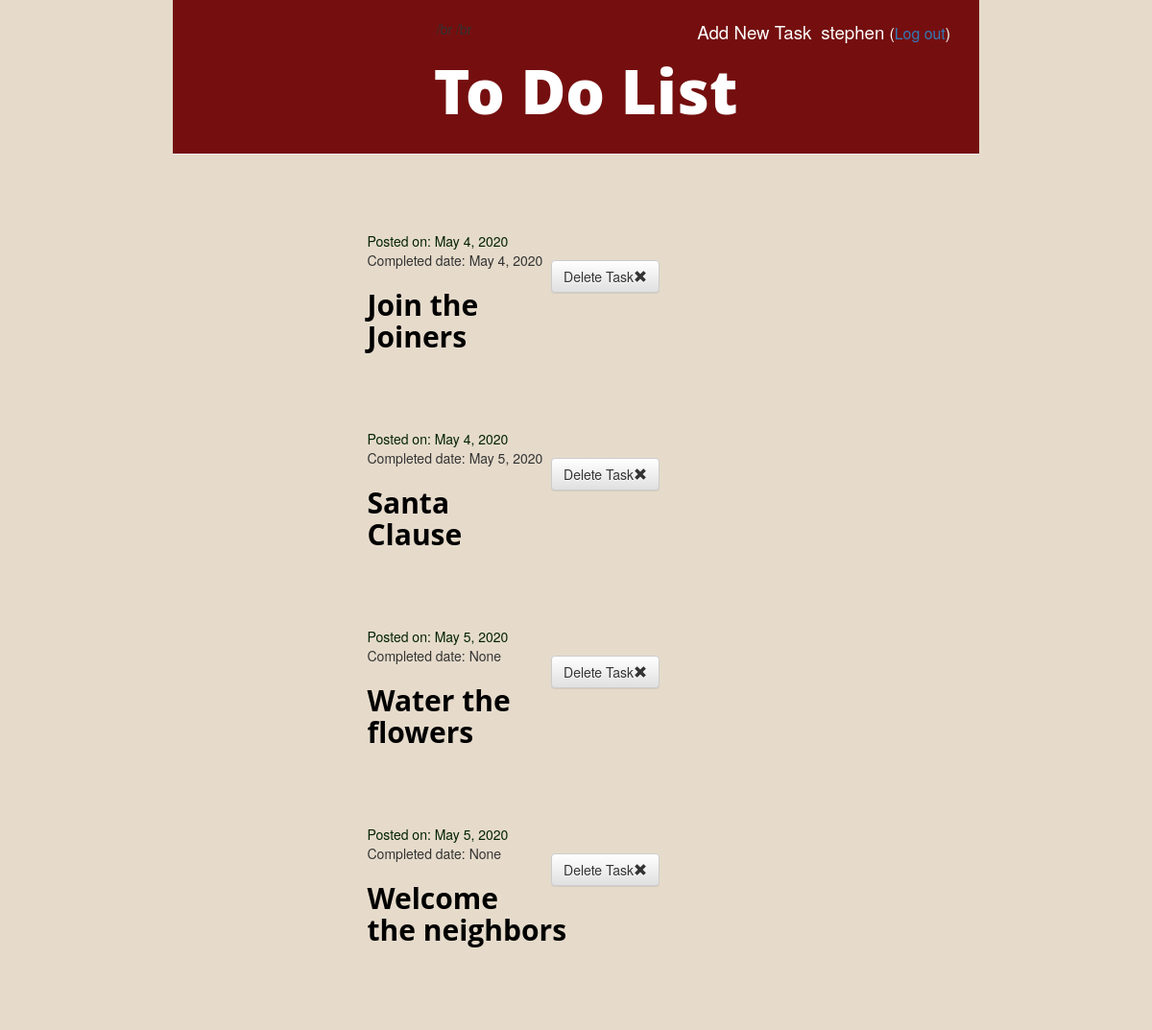
The app's page / (signed in) with its own data.
### todoapp/models.py (models this page shows, shortened)
class Task(models.Model):
    posted_by = models.ForeignKey(settings.AUTH_USER_MODEL, on_delete=models.CASCADE, null=True)
    task_title = models.CharField(max_length=100)
    task_text = models.TextField()
    posted_date = models.DateField(default=timezone.now)
    checkbox = models.BooleanField(default=False)
    completed_date = models.DateField(blank=True, null=True)

### todoapp/views.py (the view)
# urls.py: path('', views.task_list, name='task_list'),
def task_list(request):
    tasks = Task.objects.filter(posted_date__lte=timezone.now()).order_by('posted_date')
    return render(request, 'todoapp/task_list.html', {'tasks': tasks})

### todoapp/templates/todoapp/task_list.html
{% extends 'todoapp/base.html' %}
{% block content %}
{% for task in tasks %}
<div class='task-container'>
    <div class="task">
        {% if user.is_authenticated %}
        <a class="btn btn-default" id='delete-button' href="{% url 'task_delete' pk=task.pk %}">Delete Task<span class="glyphicon glyphicon-remove"></span></a>
        {% endif %}
        <div class="date">Posted on: {{ task.posted_date }}</div>
        <p>Completed date: {{ task.completed_date }}</p>
        <h2><a href="{% url 'task_detail' pk=task.pk %}">{{ task.task_title }}</a></h2>
    </div>
</div>
{% endfor %}
{% endblock %}

### todoapp/templates/todoapp/base.html (shortened to what this page needs)
{% load static %}
<!DOCTYPE html>
<html lang="en">
    <head>
        <link rel="stylesheet" href="//maxcdn.bootstrapcdn.com/bootstrap/3.2.0/css/bootstrap.min.css">
        <link rel="stylesheet" href="//maxcdn.bootstrapcdn.com/bootstrap/3.2.0/css/bootstrap-theme.min.css">
        <link rel="stylesheet" href="{% static 'css/todo.css' %}">
    </head>
    <body>
        <div class="page-header">
            {% if user.is_authenticated %}
                <p class="top-menu">{{ user.username }} <small>(<a href="{% url 'logout' %}">Log out</a>)</small></p>
                <a href="{% url 'task_new' %}" class="top-menu"><span>Add New Task</span></a>
            {% else %}
                <a href="{% url 'login' %}" class="top-menu new-task">Login <span class="glyphicon glyphicon-lock"></span></a>
            {% endif %}
            <h1><a href="/">To Do List</a></h1>
        </div>
        <div class="content-container">
            <div class="row">
                {% block content %}
                {% endblock %}
                </div>
            </div>
    </body>
</html>

### todoapp/static/css/todo.css (style rules this page uses)
h1 a, h2 a { color: rgb(68, 41, 22); }
body { padding-left: 180px; padding-right: 180px; background-color: rgb(230, 219, 203); }
.page-header { background-color: rgb(117, 15, 15); margin-top: 0; padding: 20px 20px 20px 40px; text-align: center; }
.page-header h1, .page-header h1 a, .page-header h1 a:visited, .page-header h1 a:active { color: #ffffff; font-size: 48pt; font-weight: 900; text-decoration: none; }
.content-container { margin-top: 30px; margin-bottom: 30px; }
h1, h2, h3, h4 { font-family: 'Open Sans'; font-weight: bold; }
.date { color: #032205; }
.task-container { padding-top: 20px; padding-bottom: 20px; padding-left: 25%; padding-right: 40%; margin-top: 30px; margin-bottom: 30px; border-top: black; border-bottom: black; border-color: black; }
.top-menu, .top-menu:hover, .top-menu:visited { color: #ffffff; float: right; font-size: 14pt; margin-right: 10px; align-self: flex-end; }
.task { size: inherit; align-self: flex-start; border-top: black; border-bottom: black; }
.task h2 a, .task h2 a:visited { color: #000000; }
#delete-button { float: right; margin-top: 30px; }
.row { size: 200px; }

### records on screen
Task: posted_date "May 4, 2020", completed_date "May 4, 2020", task_title "Join the Joiners"
Task: posted_date "May 4, 2020", completed_date "May 5, 2020", task_title "Santa Clause"
Task: posted_date "May 5, 2020", completed_date "None", task_title "Water the flowers"
Task: posted_date "May 5, 2020", completed_date "None", task_title "Welcome the neighbors"

### other values on screen
{{ user.username }} "stephen"
